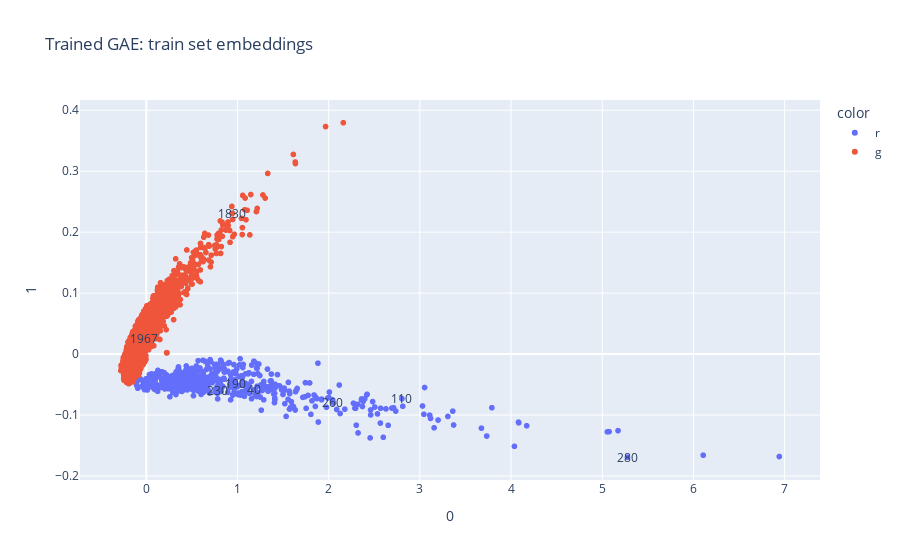

The cell this chart's notebook holds for it:
### Code cell
visualize_pca_embeddings(
    gae_model, train_dataset, title='Trained GAE: train set embeddings',
    labeled=True, labels=[40, 190, 230, 1830, 260, 110, 280, 1967])

### Figure 1 — Plotly figure (JSON) as saved in the notebook; plotly's stock layout.template omitted (floating-point values rounded to 4 significant figures; data arrays with more than 128 entries replaced by an {"elided": "..."} marker saying what was removed)
{"data": [{"customdata": {"elided": "519x1x2 mixed values"}, "hovertemplate": "color=r<br>0=%{x}<br>1=%{y}<br>hover_data_0=%{customdata[0]}<extra></extra>", "legendgroup": "r", "marker": {"color": "#636efa", "symbol": "circle"}, "mode": "markers", "name": "r", "showlegend": true, "type": "scattergl", "x": {"elided": "519 float values"}, "xaxis": "x", "y": {"elided": "519 float values"}, "yaxis": "y"}, {"customdata": {"elided": "7294x1 int values"}, "hovertemplate": "color=g<br>0=%{x}<br>1=%{y}<br>hover_data_0=%{customdata[0]}<extra></extra>", "legendgroup": "g", "marker": {"color": "#EF553B", "symbol": "circle"}, "mode": "markers", "name": "g", "showlegend": true, "type": "scattergl", "x": {"elided": "7294 float values"}, "xaxis": "x", "y": {"elided": "7294 float values"}, "yaxis": "y"}], "layout": {"annotations": [{"showarrow": false, "text": "40", "x": 1.181, "y": -0.05869}, {"showarrow": false, "text": "190", "x": 0.9784, "y": -0.04895}, {"showarrow": false, "text": "230", "x": 0.7755, "y": -0.0601}, {"showarrow": false, "text": "1830", "x": 0.9446, "y": 0.2309}, {"showarrow": false, "text": "260", "x": 2.046, "y": -0.07904}, {"showarrow": false, "text": "110", "x": 2.803, "y": -0.07323}, {"showarrow": false, "text": "280", "x": 5.277, "y": -0.1693}, {"showarrow": false, "text": "1967", "x": -0.03032, "y": 0.0251}], "legend": {"title": {"text": "color"}, "tracegroupgap": 0}, "title": {"text": "Trained GAE: train set embeddings"}, "xaxis": {"anchor": "y", "domain": [0, 1], "title": {"text": "0"}}, "yaxis": {"anchor": "x", "domain": [0, 1], "title": {"text": "1"}}}}
